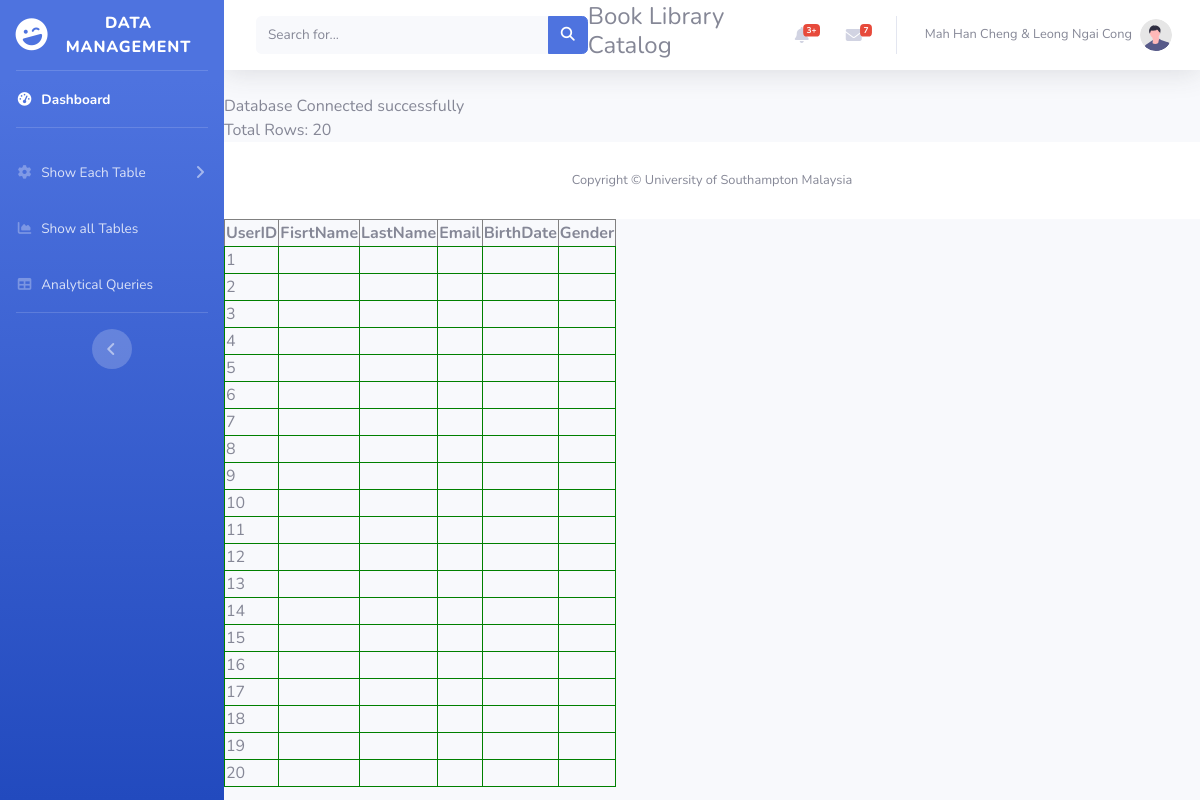
The page /readTable.php on the database its author committed.
### tables this page shows
CREATE TABLE `user` (
  `UserID` int(11) PRIMARY KEY AUTO_INCREMENT NOT NULL,
  `UserName` varchar(255) NOT NULL,
  `PasswordHash` char(64) NOT NULL,
  `UserIcon` varchar(255) NOT NULL,
  `UserPermissionLevel` int(11) NOT NULL,
  `PhoneNumber` varchar(20) NOT NULL UNIQUE,
  `UserEmail` varchar(32) NOT NULL UNIQUE

);

### readTable.php (the view)
<?php
 include 'db_connect.php';
 include 'sideBarMenu.php';
 $conn = mysqli_connect($servername, $username, $password, $dbname);
    if (!$conn) {
    die("Connection failed: " . mysqli_connect_error());
    }
    else {
        echo "Database Connected successfully";
    }
    $sql = "SELECT * FROM User";
    $result = mysqli_query($conn, $sql);
    echo "<br> Total Rows: " . mysqli_num_rows($result);
    echo "<table border='1'>";
    echo "<thead>";
    echo "   <tr>";
    echo "            <th>UserID</th>";
     echo "           <th>FisrtName</th>";
     echo "           <th>LastName</th>";
     echo "           <th>Email</th>";
     echo "           <th>BirthDate</th>";
     echo "           <th>Gender</th>";
     echo "       </tr>";
    if (mysqli_num_rows($result) > 0) {
        while($row = mysqli_fetch_assoc($result)){
            echo "<tr style='border:1px green solid'>";
            echo "<td>".$row["UserID"]  ."</td>";
            echo    "<td>".$row['FirstName']. "</td>";
            echo   "<td>".$row['LastName']. "</td>";
            echo   "<td>".$row['Email']. "</td>";
            echo   "<td>".$row['BirthDate']. "</td>";
            echo   "<td>".$row['Gender']."</td>";
        }
    }
?>
<?php
include 'footer.php';
?>

### rows shown on the page
user: UserID "1"
user: UserID "2"
user: UserID "3"
user: UserID "4"
user: UserID "5"
user: UserID "6"
user: UserID "7"
user: UserID "8"
user: UserID "9"
user: UserID "10"
user: UserID "11"
user: UserID "12"
user: UserID "13"
user: UserID "14"
user: UserID "15"
user: UserID "16"
user: UserID "17"
user: UserID "18"
user: UserID "19"
user: UserID "20"

### other values the page prints
mysqli_num_rows($result) "20"
